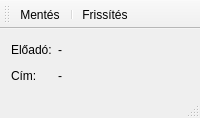
<?xml version="1.0" encoding="UTF-8"?>
<ui version="4.0">
 <class>RadioInfoForm</class>
 <widget class="QMainWindow" name="RadioInfoForm">
  <property name="geometry">
   <rect>
    <x>0</x>
    <y>0</y>
    <width>200</width>
    <height>118</height>
   </rect>
  </property>
  <property name="windowTitle">
   <string>Rádió infó</string>
  </property>
  <property name="windowIcon">
   <iconset>
    <normaloff>img/ClassFM-logo.png</normaloff>img/ClassFM-logo.png</iconset>
  </property>
  <widget class="QWidget" name="centralWidget">
   <layout class="QGridLayout" name="gridLayout">
    <item row="0" column="0">
     <widget class="QLabel" name="label">
      <property name="sizePolicy">
       <sizepolicy hsizetype="Maximum" vsizetype="Preferred">
        <horstretch>0</horstretch>
        <verstretch>0</verstretch>
       </sizepolicy>
      </property>
      <property name="text">
       <string>Előadó:</string>
      </property>
     </widget>
    </item>
    <item row="0" column="1">
     <widget class="QLabel" name="lbArtist">
      <property name="sizePolicy">
       <sizepolicy hsizetype="MinimumExpanding" vsizetype="Preferred">
        <horstretch>0</horstretch>
        <verstretch>0</verstretch>
       </sizepolicy>
      </property>
      <property name="text">
       <string>-</string>
      </property>
     </widget>
    </item>
    <item row="1" column="0">
     <widget class="QLabel" name="label2">
      <property name="sizePolicy">
       <sizepolicy hsizetype="Maximum" vsizetype="Preferred">
        <horstretch>0</horstretch>
        <verstretch>0</verstretch>
       </sizepolicy>
      </property>
      <property name="text">
       <string>Cím:</string>
      </property>
     </widget>
    </item>
    <item row="1" column="1">
     <widget class="QLabel" name="lbTitle">
      <property name="sizePolicy">
       <sizepolicy hsizetype="MinimumExpanding" vsizetype="Preferred">
        <horstretch>0</horstretch>
        <verstretch>0</verstretch>
       </sizepolicy>
      </property>
      <property name="text">
       <string>-</string>
      </property>
     </widget>
    </item>
   </layout>
  </widget>
  <widget class="QToolBar" name="mainToolBar">
   <property name="contextMenuPolicy">
    <enum>Qt::NoContextMenu</enum>
   </property>
   <property name="movable">
    <bool>true</bool>
   </property>
   <property name="allowedAreas">
    <set>Qt::AllToolBarAreas</set>
   </property>
   <property name="floatable">
    <bool>true</bool>
   </property>
   <attribute name="toolBarArea">
    <enum>TopToolBarArea</enum>
   </attribute>
   <attribute name="toolBarBreak">
    <bool>false</bool>
   </attribute>
   <addaction name="actionSave"/>
   <addaction name="separator"/>
   <addaction name="actionRefresh"/>
  </widget>
  <widget class="QStatusBar" name="statusBar"/>
  <action name="actionSave">
   <property name="checkable">
    <bool>false</bool>
   </property>
   <property name="checked">
    <bool>false</bool>
   </property>
   <property name="icon">
    <iconset>
     <normaloff>img/Save-icon.png</normaloff>img/Save-icon.png</iconset>
   </property>
   <property name="text">
    <string>Mentés</string>
   </property>
   <property name="toolTip">
    <string>Elmenti a dalt a txt állományba.</string>
   </property>
   <property name="shortcut">
    <string>Ctrl+S</string>
   </property>
  </action>
  <action name="actionRefresh">
   <property name="icon">
    <iconset>
     <normaloff>img/Refresh-icon.png</normaloff>img/Refresh-icon.png</iconset>
   </property>
   <property name="text">
    <string>Frissítés</string>
   </property>
   <property name="toolTip">
    <string>Frissíti az adatokat.</string>
   </property>
  </action>
 </widget>
 <layoutdefault spacing="6" margin="11"/>
 <resources/>
 <connections/>
</ui>
